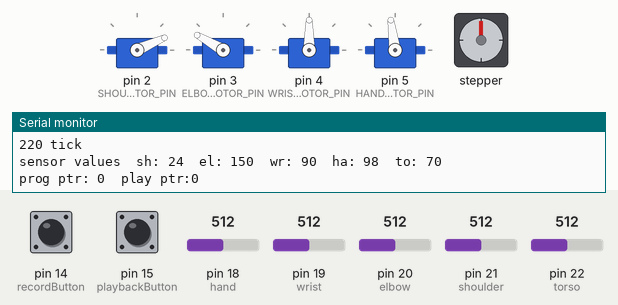
Bench run of a sketch on a simulated Arduino Mega 2560, built for the host (arithmetic inside an expression is 32-bit, double 64-bit). On the bench: 4 × servo, stepper motor, the last lines printed to the serial monitor. The test bench sets the inputs (shaded band); at power-on: pin 21 (shoulder) = 512, pin 19 (wrist) = 512, pin 20 (elbow) = 512, pin 22 (torso) = 512, pin 14 (recordButton) LOW, pin 15 (playbackButton) HIGH, pin 18 (hand) = 512. Stepper angles assume 2048 steps per turn.

Above: at 1.2 s.
1.3 s: pin 21 (shoulder) set to 582
At 3.4 s:
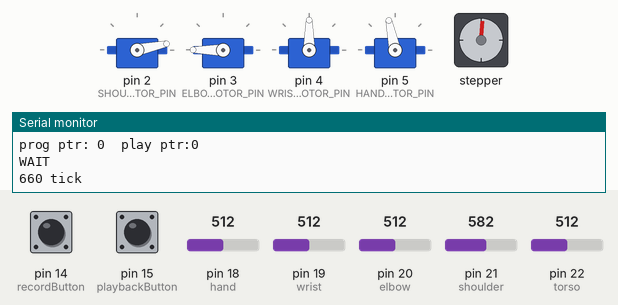
4.3 s: pin 21 (shoulder) set to 593
At 4.52 s:
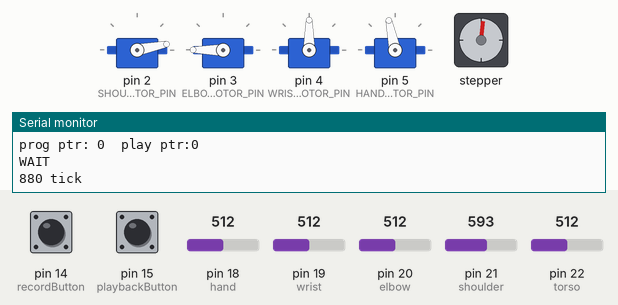
7.3 s: pin 19 (wrist) set to 472
At 7.45 s:
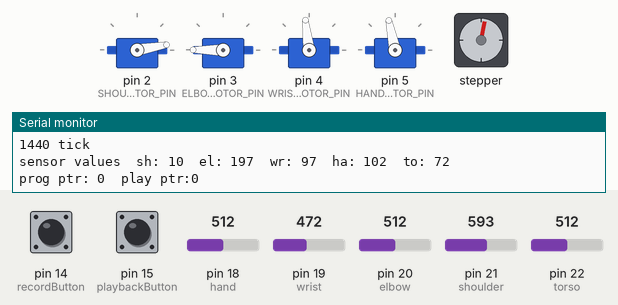
10.3 s: pin 19 (wrist) set to 446
At 10.7 s:
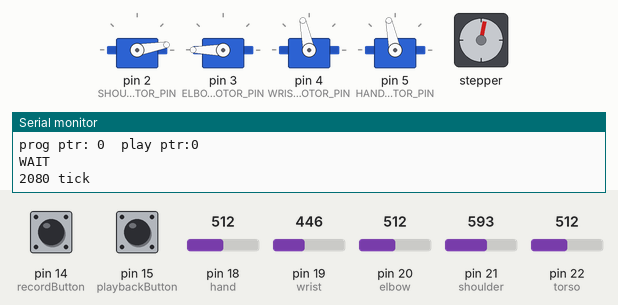
12.4 s: pin 20 (elbow) set to 10
At 15.2 s:
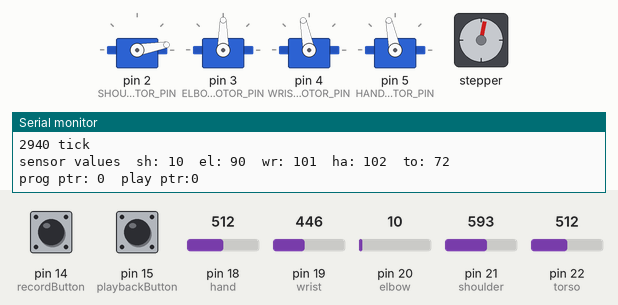
15.4 s: pin 22 (torso) set to 992
At 16.0 s:
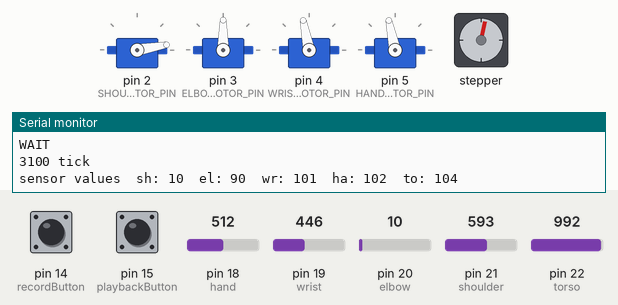
Timing chart, 0 to 21.9 s (numbered marks = the images above; inputs shaded):
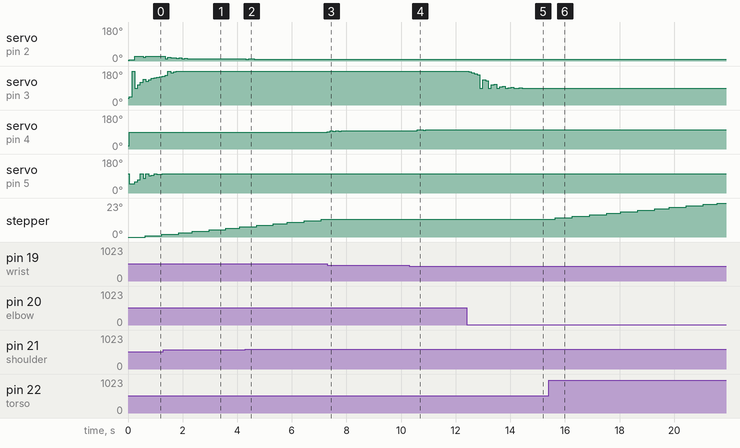

Measured:
- after the input at 1.3 s, servo on pin 2 (SHOULDER_MOTOR_PIN): 24° → 11° after 0.06 s, → 19° 0.10 s later, → 18° 0.10 s later, → 17° 0.10 s later, … (11 changes in this stretch)
- after the input at 4.3 s, servo on pin 2 (SHOULDER_MOTOR_PIN): 12° → 9° at once, → 11° 0.10 s later, → 10° 0.20 s later
- after the input at 7.3 s, servo on pin 4 (WRIST_MOTOR_PIN): 90° → 91° at once, → 97° 0.10 s later, → 93° 0.10 s later, → 97° 0.10 s later, … (6 changes in this stretch)
- after the input at 10.3 s, servo on pin 4 (WRIST_MOTOR_PIN): 96° → 97° after 0.09 s, → 102° 0.21 s later, → 100° 0.21 s later, → 101° 0.10 s later
- after the input at 12.4 s, servo on pin 3 (ELBOW_MOTOR_PIN): 180° → 175° after 0.07 s, → 171° 0.10 s later, → 166° 0.10 s later, → 160° 0.10 s later, … (20 changes in this stretch)

The sketch:

code.ino
```cpp
#include <Stepper.h>
#include <Servo.h>
#include <AccelStepper.h>

#define torso    22
#define shoulder 21
#define elbow    20
#define wrist    19
#define hand     18
AccelStepper torsoMotor(AccelStepper::FULL4WIRE, 35, 36, 37, 38, true);//steps/rev, pin1, pin2, pin3, pin4
#define SHOULDER_MOTOR_PIN 2
#define ELBOW_MOTOR_PIN    3
#define WRIST_MOTOR_PIN    4
#define HAND_MOTOR_PIN     5
Servo shoulderMotor;
Servo elbowMotor;
Servo wristMotor;
Servo handMotor;

enum SystemState { RECORD, PLAYBACK, WAIT };
volatile SystemState systemState = WAIT;
#define recordButton   14
#define playbackButton 15
volatile int programPointer = 0;
volatile int playbackPointer = 0;
#define MAX_PROGRAM_LENGTH 10000
int program[5][MAX_PROGRAM_LENGTH];

int ticks = 0;

int shoulderValue;
int elbowValue;
int wristValue;
int handValue;
int torsoValue;

int handMin = 50, handMax = 155,
    wristMin = 0, wristMax = 180,
    elbowMin = 20, elbowMax = 180,
    shoulderMin = 0, shoulderMax = 112;

#define BUFFER_LENGTH 5
int motorBuffer[5][BUFFER_LENGTH];

void loop()
{
  torsoMotor.run();

  if (ticks % 20 == 0)
    mainLoop();

  delay(1);
  ticks++;
}

void mainLoop()
{
  if (systemState == PLAYBACK)
    replayState();

  if (systemState != PLAYBACK)
  {
    readSensors();
    filterMotorValues();
    moveMotors();
  }

  if (systemState == RECORD)
    recordState();

  //print values
  printSensorValues();
  printPointers();
  printSystemState();
  Serial.print(ticks);
  Serial.println(" tick\n");
}

void moveMotors()
{
  handMotor.write(min(max(handMin, handValue), handMax));
  wristMotor.write(min(max(wristMin, wristValue), wristMax));
  elbowMotor.write(min(max(elbowMin, elbowValue), elbowMax));
  shoulderMotor.write(min(max(shoulderMin, shoulderValue), shoulderMax));
  torsoMotor.moveTo(torsoValue);
}

void filterMotorValues()
{
  int results[5] = {torsoValue, shoulderValue, elbowValue, wristValue, handValue};

  for (int m = 0; m < 5; m++)
  {
    double avg = 0.0;
    int sum = 0;
    int* buf = motorBuffer[m];
    //shift array and add new value
    for (int i = 0; i < BUFFER_LENGTH - 1; i++)
      buf[i] = buf[i + 1];
    buf[BUFFER_LENGTH - 1] = results[m];

    //compute average
    for (int i = 0; i < BUFFER_LENGTH; i++)
      avg += buf[i];
    avg /= BUFFER_LENGTH;

    //compute sum of differences from average
    for (int i = 0; i < BUFFER_LENGTH; i++)
      sum += avg - buf[i];

    //reassign value
    double thresh = 1.0;
    if (m == 2)
      thresh = 2.0;
    if (abs(sum) <= thresh)
    {
      results[m] = round(avg);
      buf[BUFFER_LENGTH - 1] = results[m];
    }
  }
  torsoValue = results[0];
  shoulderValue = results[1];
  elbowValue = results[2];
  wristValue = results[3];
  handValue = results[4];
}

void printArray(int arr[], int len)
{
  Serial.print("[");
  for (int i = 0; i < len; i++)
  {
    Serial.print(arr[i]);
    Serial.print(", ");
  }
  Serial.println("]");
}

void replayState()
{
  if (playbackPointer >= programPointer)
  {
    playbackPointer = 0;
    Serial.println("Playback restarting.");
    //TODO: put something here
  }

  shoulderMotor.write(min(max(shoulderMin, program[0][playbackPointer]), shoulderMax));
  elbowMotor.write(min(max(elbowMin, program[1][playbackPointer]), elbowMax));
  wristMotor.write(min(max(wristMin, program[2][playbackPointer]), wristMax));
  handMotor.write(min(max(handMin, program[3][playbackPointer]), handMax));
  torsoMotor.moveTo(program[4][playbackPointer]);
  playbackPointer++;
}

void recordState()
{
  if (programPointer == MAX_PROGRAM_LENGTH)
  {
    Serial.println("Max recording length reached.");
    systemState = WAIT;
  }
  else
  {
    program[0][programPointer] = shoulderValue;
    program[1][programPointer] = elbowValue;
    program[2][programPointer] = wristValue;
    program[3][programPointer] = handValue;
    program[4][programPointer] = torsoValue;
    programPointer++;
  }
}

void readSensors()
{
  shoulderValue = map(analogRead(shoulder), 110,  481, 100,  30);
  elbowValue    = map(analogRead(elbow),    155,  540, 130 - shoulderValue, 215 - shoulderValue);
  wristValue    = map(analogRead(wrist),      0, 1023, 180,   0);
  handValue     = map(analogRead(hand),       0, 1023,  155, 50);
  torsoValue    = map(analogRead(torso),      1,  920,   0, 240) * 200 / 360;
}

void record_ISR()
{
  systemState = RECORD;
  programPointer = 0;
}

void playback_ISR()
{
  systemState = PLAYBACK;
  playbackPointer = 0;
}

void setup()
{
  //set up serial monitor
  Serial.begin(9600);

  //set up stepper
  torsoMotor.setAcceleration(300);
  torsoMotor.setMaxSpeed(50);

  //set up servos
  shoulderMotor.attach(SHOULDER_MOTOR_PIN);
  elbowMotor.attach(ELBOW_MOTOR_PIN);
  wristMotor.attach(WRIST_MOTOR_PIN);
  handMotor.attach(HAND_MOTOR_PIN);

  //set up potentiometers
  pinMode(shoulder, INPUT);
  pinMode(elbow, INPUT);
  pinMode(wrist, INPUT);
  pinMode(hand, INPUT);
  pinMode(torso, INPUT);

  //set up buttons
  pinMode(recordButton, INPUT);
  pinMode(playbackButton, INPUT);
  attachInterrupt(digitalPinToInterrupt(recordButton), record_ISR, RISING);
  attachInterrupt(digitalPinToInterrupt(playbackButton), playback_ISR, FALLING);
}

void printPointers()
{
  Serial.print("prog ptr: ");
  Serial.print(programPointer);
  Serial.print("  play ptr:");
  Serial.println(playbackPointer);
}

void printSensorValues()
{
  Serial.print("sensor values\tsh: ");
  Serial.print(shoulderValue);
  Serial.print("  el: ");
  Serial.print(elbowValue);
  Serial.print("  wr: ");
  Serial.print(wristValue);
  Serial.print("  ha: ");
  Serial.print(handValue);
  Serial.print("  to: ");
  Serial.println(torsoValue);
}

void printSystemState()
{
  if (systemState == RECORD)
    Serial.println("RECORD");
  else if (systemState == PLAYBACK)
    Serial.println("PLAYBACK");
  else if (systemState == WAIT)
    Serial.println("WAIT");
}
```
